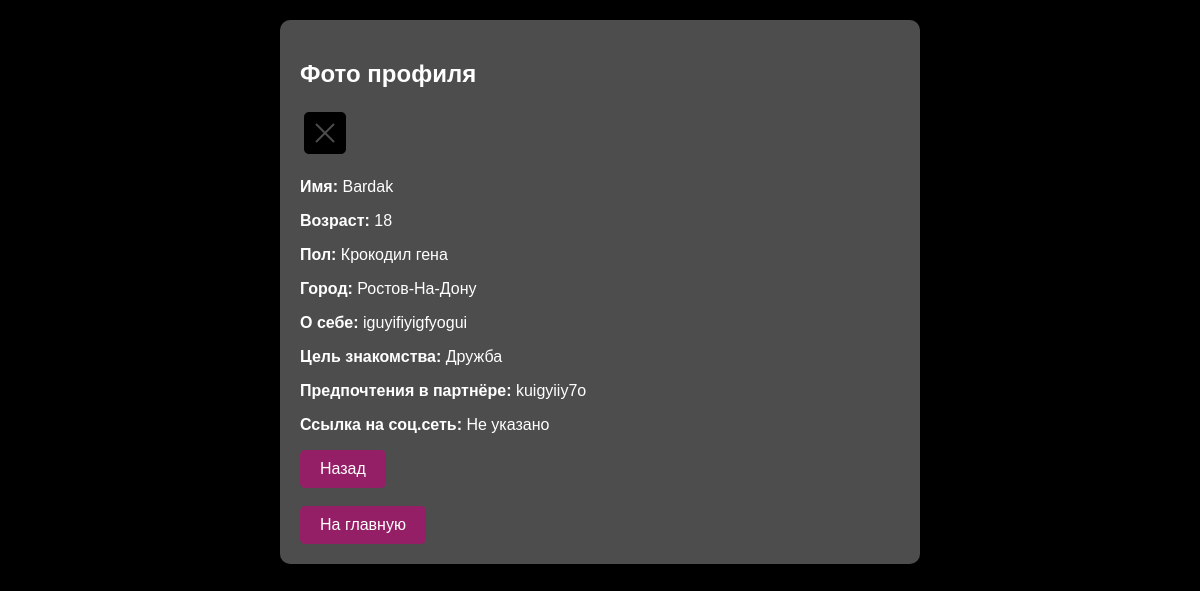
Screenshot of /profile/5/ with the database file from the repository.
### blog/models.py (models this page shows, shortened)
class Profile(models.Model):
    age = models.PositiveIntegerField(default=18,validators = [MaxValueValidator(100),MinValueValidator(18)])
    sity = models.ForeignKey(Sity, on_delete=models.CASCADE, blank=True, null=True, related_name='residents')
    about_me = models.TextField(blank=True, null=True)
    gender = models.ForeignKey(Gender, on_delete=models.CASCADE, blank=True, null=True, related_name='gena')
    user = models.OneToOneField(User, on_delete=models.CASCADE, related_name='profile')
    image = models.ImageField(upload_to='profile_images/', blank=True, null=True)
    the_purpose_of_dating = models.ForeignKey(The_purpose_of_dating, on_delete=models.CASCADE, blank=True, null=True, related_name='zel')
    preferences = models.TextField(blank=True, null=True)
    message = models.CharField(max_length=200, default="Не указано")

class Gender(models.Model):
    title = models.CharField(max_length=20)
    def __str__(self):
        return self.title

class Sity(models.Model):
    title = models.CharField(max_length=100)
    def __str__(self):
        return self.title

class The_purpose_of_dating(models.Model):
    title = models.CharField(max_length=50)
    def __str__(self):
        return self.title

### blog/views.py (the view)
# urls.py: path('profile/<int:user_id>/', views.user_profile, name='user_profile'),
def user_profile(request, user_id):
    user = get_object_or_404(Profile, id = user_id )
    return render(request, 'user_profile.html', {'user':user})

### blog/templates/user_profile.html (shortened to what this page needs)
{% extends "base.html" %}
{% block content %}
<div class="profile">
    <h2>Фото профиля</h2>
    {% if user.image %}
        <img src="{{ user.image.url }}" alt="Фото профиля" style="max-width: 200px;">
    {% else %}
        <p>Фото профиля отсутствует.</p>
    {% endif %}
    <p><strong>Имя: </strong>{{ user.user }}</p>
    <p><strong>Возраст: </strong>{{ user.age }}</p>
    <p><strong>Пол: </strong>{{ user.gender }}</p>
    <p><strong>Город: </strong>{{ user.sity }}</p>
    <p><strong>О себе: </strong>{{ user.about_me }}</p>
    <p><strong>Цель знакомства: </strong>{{ user.the_purpose_of_dating }}</p>
    <p><strong>Предпочтения в партнёре: </strong>{{ user.preferences }}</p>
    <p><strong>Ссылка на соц.сеть: </strong>{{ user.message }}</p>
    <form method="post" action="{% url 'user_list' %}">
        <button type="submit">Назад</button>
    </form><br>
    <form method="post" action="{% url 'home' %}">
        <button type="submit">На главную</button>
    </form>
</div>
{% endblock %}

### blog/templates/base.html (style rules this page uses)
body { font-family: Arial, sans-serif; background-color: #000000; color: #333; margin: 0; padding: 0; }
.profile { background-color: #4d4d4d; color: #fff; padding: 20px; border-radius: 10px; box-shadow: 0 0 10px rgba(0, 0, 0, 0.1); max-width: 600px; margin: 0 auto; }
button { background-color: #951f66; color: #fff; border: none; padding: 10px 20px; font-size: 16px; cursor: pointer; border-radius: 5px; transition: background 0.3s ease; }

### rows the page displays
Profile: image (picture), user "Bardak", age "18", gender "Крокодил гена", sity "Ростов-На-Дону", about_me "iguyifiyigfyogui", the_purpose_of_dating "Дружба", preferences "kuigyiiy7o", message "Не указано"
